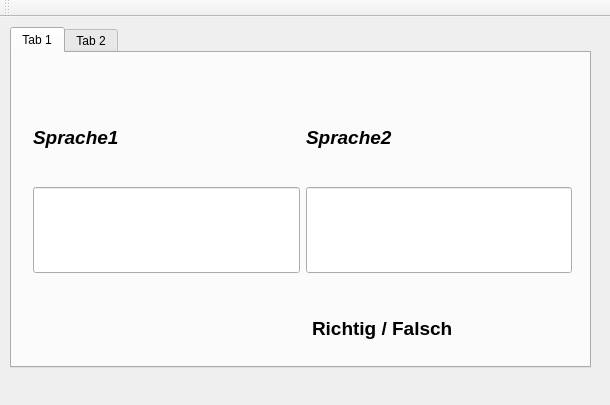
<?xml version="1.0" encoding="UTF-8"?>
<ui version="4.0">
 <class>MainWindow</class>
 <widget class="QMainWindow" name="MainWindow">
  <property name="geometry">
   <rect>
    <x>0</x>
    <y>0</y>
    <width>610</width>
    <height>405</height>
   </rect>
  </property>
  <property name="windowTitle">
   <string>MainWindow</string>
  </property>
  <widget class="QWidget" name="centralWidget">
   <widget class="QTabWidget" name="tabWidget">
    <property name="geometry">
     <rect>
      <x>10</x>
      <y>10</y>
      <width>581</width>
      <height>341</height>
     </rect>
    </property>
    <property name="currentIndex">
     <number>0</number>
    </property>
    <widget class="QWidget" name="tab1">
     <attribute name="title">
      <string>Tab 1</string>
     </attribute>
     <widget class="QLabel" name="label">
      <property name="geometry">
       <rect>
        <x>300</x>
        <y>260</y>
        <width>201</width>
        <height>31</height>
       </rect>
      </property>
      <property name="font">
       <font>
        <pointsize>14</pointsize>
        <weight>75</weight>
        <bold>true</bold>
       </font>
      </property>
      <property name="text">
       <string>Richtig / Falsch</string>
      </property>
     </widget>
     <widget class="QWidget" name="layoutWidget">
      <property name="geometry">
       <rect>
        <x>10</x>
        <y>30</y>
        <width>561</width>
        <height>201</height>
       </rect>
      </property>
      <layout class="QGridLayout" name="gridLayout">
       <item row="0" column="0">
        <widget class="QLabel" name="label_1">
         <property name="font">
          <font>
           <pointsize>14</pointsize>
           <weight>75</weight>
           <italic>true</italic>
           <bold>true</bold>
          </font>
         </property>
         <property name="text">
          <string>Sprache1</string>
         </property>
        </widget>
       </item>
       <item row="0" column="1">
        <widget class="QLabel" name="label_2">
         <property name="font">
          <font>
           <pointsize>14</pointsize>
           <weight>75</weight>
           <italic>true</italic>
           <bold>true</bold>
          </font>
         </property>
         <property name="text">
          <string>Sprache2</string>
         </property>
        </widget>
       </item>
       <item row="1" column="0" colspan="2">
        <layout class="QHBoxLayout" name="horizontalLayout">
         <item>
          <widget class="QLineEdit" name="lineEdit_1">
           <property name="sizePolicy">
            <sizepolicy hsizetype="Expanding" vsizetype="Preferred">
             <horstretch>0</horstretch>
             <verstretch>0</verstretch>
            </sizepolicy>
           </property>
          </widget>
         </item>
         <item>
          <widget class="QLineEdit" name="lineEdit_2">
           <property name="sizePolicy">
            <sizepolicy hsizetype="Expanding" vsizetype="Preferred">
             <horstretch>0</horstretch>
             <verstretch>0</verstretch>
            </sizepolicy>
           </property>
          </widget>
         </item>
        </layout>
       </item>
      </layout>
     </widget>
    </widget>
    <widget class="QWidget" name="tab_2">
     <attribute name="title">
      <string>Tab 2</string>
     </attribute>
    </widget>
   </widget>
  </widget>
  <widget class="QMenuBar" name="menuBar">
   <property name="geometry">
    <rect>
     <x>0</x>
     <y>0</y>
     <width>610</width>
     <height>25</height>
    </rect>
   </property>
  </widget>
  <widget class="QToolBar" name="mainToolBar">
   <attribute name="toolBarArea">
    <enum>TopToolBarArea</enum>
   </attribute>
   <attribute name="toolBarBreak">
    <bool>false</bool>
   </attribute>
  </widget>
 </widget>
 <layoutdefault spacing="6" margin="11"/>
 <resources/>
 <connections/>
</ui>
